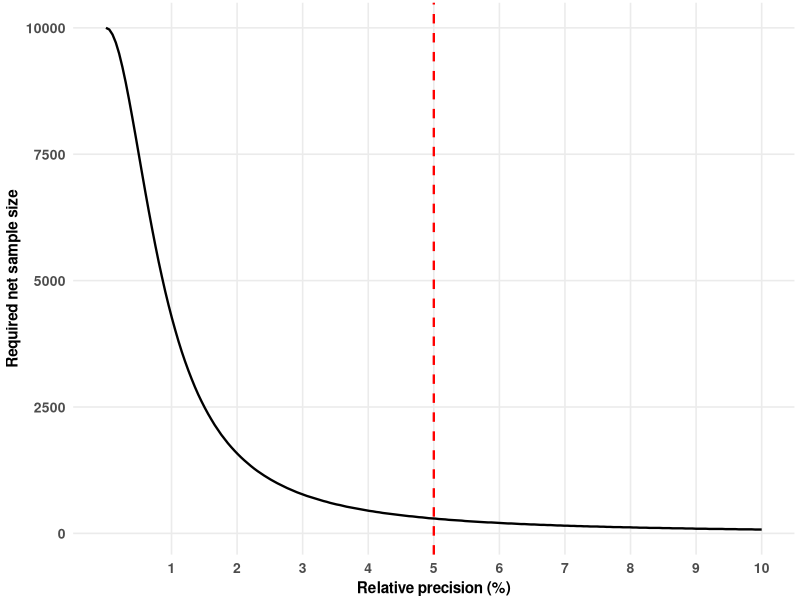
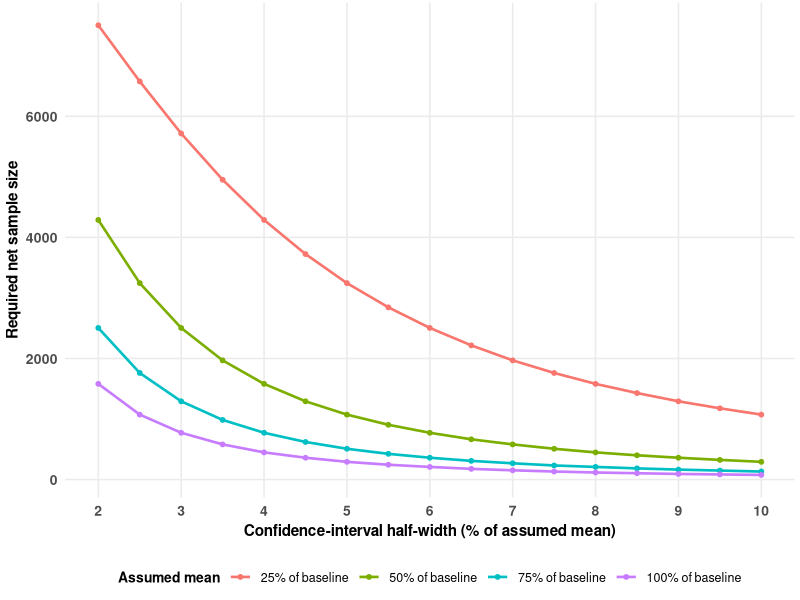
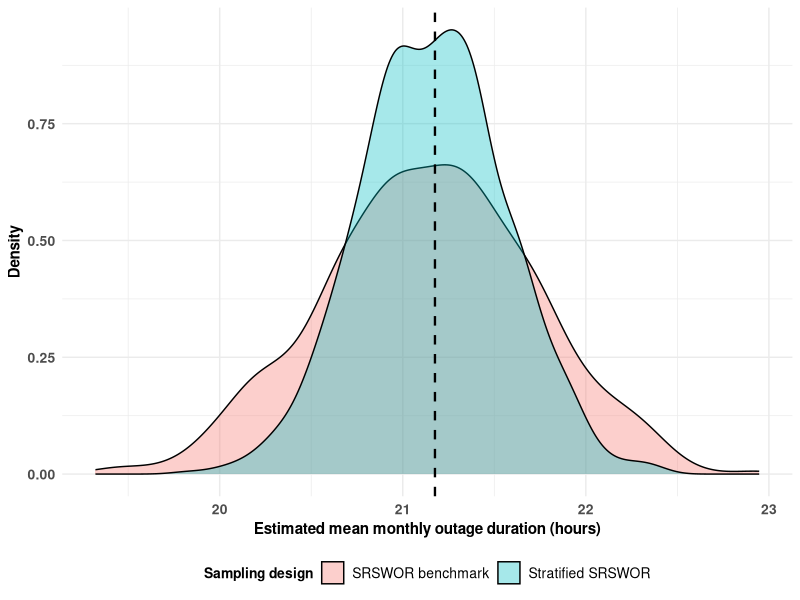

Recreate these plots in R, in order.
library(survey)
library(dplyr)
library(ggplot2)
library(xtable)
setwd("C:/Users/keleb/Desktop/2026 MS/Applied Sampling")

#Population-structure

strata_info <- data.frame(
  Stratum = 1:4,
  "Settlement type" = c(
    "Urban suburbs", "Townships",
    "Rural villages", "Informal settlements"
  ),
  "Population size Nh" = rep(2500L, 4)
)

print(
  xtable(
    strata_info,
    caption = "Finite-population structure by settlement type.",
    label = "tab:pop_struct",
    align = c("l", "c", "p{4.5cm}", "r")
  ),
  type = "latex",
  comment = FALSE,
  caption.placement = "bottom",
  booktabs = TRUE,
  include.rownames = FALSE,
  table.placement = "!ht"
)

#sample-size-calculation

N_h <- rep(2500,4) 
mu_h <- c(18, 30, 26, 14) 
sd_h <- c(8, 12, 11, 7) 
H <- length(N_h) 
N <- sum(N_h) 
W_h <- N_h / N 
planning_mean <- sum(W_h * mu_h) 
confidence_level <- 0.95 
z_value <- qnorm(1 - (1 - confidence_level) / 2) 
relative_precision <- 0.05 
target_half_width <- relative_precision * planning_mean 
nonresponse_rate <- 0.10 

stratified_variance <- function(n_total, N_h, sd_h) { 
  H <- length(N_h) 
  if (n_total %% H != 0) return(Inf) 
  n_h <- rep(n_total / H, H) 
  if (any(n_h <= 0) || any(n_h > N_h)) return(Inf) 
  W_h <- N_h / sum(N_h) 
  sum(W_h^2 * (1 - n_h / N_h) * sd_h^2 / n_h) 
} 

candidate_n <- seq(H, min(N_h) * H, by = H) 
candidate_half_width <- vapply( 
  candidate_n, 
  function(n) z_value * sqrt(stratified_variance(n, N_h, sd_h)), 
  numeric(1) 
) 
net_n <- candidate_n[which(candidate_half_width <= target_half_width)[1]] 
n_h_net <- rep(net_n / H, H) 

gross_n_raw <- ceiling(net_n / (1 - nonresponse_rate)) 
gross_n <- ceiling(gross_n_raw / H) * H 
n_h_gross <- rep(gross_n / H, H) 

sample_size_summary <- data.frame( 
  Quantity = c( 
    "Planning mean (hours)", "Target half-width (hours)", 
    "Required net sample size", "Net sample per stratum", 
    "Anticipated non-response rate", "Gross sample size", 
    "Gross sample per stratum" 
  ), 
  Value = c( 
    planning_mean, target_half_width, net_n, net_n / H, 
    nonresponse_rate, gross_n, gross_n / H 
  ) 
) 

print(
  xtable(
    sample_size_summary,
    caption = "Sample-size calculation using the planning assumptions.",
    label = "tab:sample_size",
    digits = 2,
    align = c("l", "p{6.5cm}", "r")
  ),
  type = "latex",
  comment = FALSE,
  caption.placement = "bottom",
  booktabs = TRUE,
  include.rownames = FALSE,
  table.placement = "!ht"
)


#Precision-sample-size-plot

#Continuous range of relative precision values
precision_grid <- seq(0.00, 0.10, length.out = 200)

#Required net sample size for each precision level
required_net_n <- vapply(precision_grid, function(p) {
  
  target_width <- p * planning_mean
  
  eligible_n <- candidate_n[
    candidate_half_width <= target_width
  ]
  
  if (length(eligible_n) == 0) {
    return(NA_real_)
  }
  
  min(eligible_n)
  
}, numeric(1))

#Prepare plotting data
precision_plot_data <- data.frame(
  Relative_Precision = precision_grid * 100,
  Required_Sample_Size = required_net_n
)

#Plot the relationship
ggplot(
  precision_plot_data,
  aes(x = Relative_Precision, y = Required_Sample_Size)
) +
  geom_line(linewidth = 0.8) +
  geom_vline(
    xintercept = relative_precision * 100,
    colour = "red",
    linetype = "dashed",
    linewidth = 0.8
  ) +
  labs(
    x = "Relative precision (%)",
    y = "Required net sample size"
  ) +
  scale_x_continuous(
    breaks = seq(1, 10, by = 1)
  ) +
  theme_minimal(base_size = 12) +
  theme(
    axis.title = element_text(face = "bold", size = 11),
    axis.text = element_text(face = "bold", size = 10),
    panel.grid.minor = element_blank(),
    plot.margin = margin(2, 4, 2, 4)
  )

#Sensitivity-analysis

planning_mean <- 22

mean_fractions <- c(0.25, 0.50, 0.75, 1.00)
relative_margins <- seq(0.02, 0.10, by = 0.005)

sensitivity_data <- expand.grid(
  fraction = mean_fractions,
  relative_margin = relative_margins
) %>%
  mutate(
    assumed_mean = fraction * planning_mean,
    target_d = relative_margin * assumed_mean
  )

sensitivity_data$required_n <- vapply(
  seq_len(nrow(sensitivity_data)),
  function(j) {
    
    d <- sensitivity_data$target_d[j]
    
    ok <- candidate_n[
      vapply(
        candidate_n,
        function(n) {
          z_value * sqrt(
            stratified_variance(n, N_h, sd_h)
          ) <= d
        },
        logical(1)
      )
    ]
    
    if (length(ok) == 0) NA_real_ else min(ok)
  },
  numeric(1)
)

sensitivity_data$scenario <- factor(
  paste0(sensitivity_data$fraction * 100, "% of baseline"),
  levels = paste0(mean_fractions * 100, "% of baseline")
)

ggplot(
  sensitivity_data,
  aes(
    x = relative_margin * 100,
    y = required_n,
    colour = scenario
  )
) +
  geom_line(linewidth = 0.9, na.rm = TRUE) +
  geom_point(size = 1.3, na.rm = TRUE) +
  labs(
    x = "Confidence-interval half-width (% of assumed mean)",
    y = "Required net sample size",
    colour = "Assumed mean"
  ) +
  scale_x_continuous(
    breaks = seq(2, 10, by = 1)
  ) +
  theme_minimal(base_size = 12) +
  theme(
    axis.title = element_text(face = "bold", size = 11),
    axis.text = element_text(face = "bold", size = 10),
    legend.title = element_text(face = "bold", size = 10),
    legend.text = element_text(size = 9),
    legend.position = "bottom",
    panel.grid.minor = element_blank(),
    plot.margin = margin(2, 4, 2, 4)
  )

#Generating population
set.seed(2554365)


# Number of strata 
H <- 4 

# Population sizes for each stratum 
N_h <- c(2500, 2500, 2500, 2500) 

# Settlement types 
strata_info <- data.frame( 
  stratum = 1:4, 
  settlement_type = c( 
    "Urban suburbs", 
    "Townships", 
    "Rural villages", 
    "Informal settlements" 
  ), 
  Nh = N_h 
) 

# Mean monthly outage hours for each stratum 
mu_h <- c(16, 32, 25, 12) 

# Standard deviations for each stratum 
sd_h <- c(sqrt(32), sqrt(80), sqrt(69.4), sqrt(24)) 

population <- bind_rows(lapply(seq_len(H), function(h) { 
  shape_h <- mu_h[h]^2 / sd_h[h]^2 
  scale_h <- sd_h[h]^2 / mu_h[h] 
  Nh <- N_h[h] 
  
  data.frame( 
    household_id = sprintf("HH%05d", sum(N_h[seq_len(h - 1)]) + seq_len(Nh)), 
    stratum = h, 
    settlement_type = strata_info$settlement_type[h], 
    grid_zone = paste0("Z", h, "_", sample(1:25, Nh, replace = TRUE)), 
    household_size = pmax(1L, rpois(Nh, lambda = 3) + 1L), 
    backup_power = rbinom( 
      Nh, size = 1, 
      prob = c(0.45, 0.20, 0.12, 0.08)[h] 
    ), 
    outage_hours = rgamma(Nh, shape = shape_h, scale = scale_h) 
  ) 
})) 

stopifnot( 
  nrow(population) == 10000, 
  !anyDuplicated(population$household_id), 
  all(population$outage_hours >= 0), 
  all(table(population$stratum) == 2500) 
) 

true_mean <- mean(population$outage_hours) 
true_total <- sum(population$outage_hours) 

population_summary <- population %>% 
  group_by(stratum, settlement_type) %>% 
  summarise( 
    Nh = n(), 
    finite_mean = mean(outage_hours), 
    finite_sd = sd(outage_hours), 
    finite_variance = var(outage_hours), 
    .groups = "drop" 
  ) 

knitr::kable( 
  population_summary, digits = 3, 
  caption = "Generated finite-population characteristics by stratum." 
) 

cat( 
  "True finite-population mean:", round(true_mean, 3), "hours\n\n", 
  "True finite-population total:", round(true_total, 2), "household-hours\n" 
) 

write.csv(population, "population.csv", row.names = FALSE) 


#Drawing-realised-sample
set.seed(2554365) 

selected_sample <- population %>% 
  group_by(stratum) %>% 
  slice_sample(n = gross_n / H, replace = FALSE) %>% 
  ungroup() %>% 
  group_by(stratum) %>% 
  mutate( 
    Nh = nrow(population) / H, 
    nh_gross = n(), 
    inclusion_probability = nh_gross / Nh, 
    base_weight = 1 / inclusion_probability, 
    respondent = rbinom(n(), size = 1, prob = 1 - nonresponse_rate) 
  ) %>% 
  ungroup() 

response_counts <- selected_sample %>% 
  group_by(stratum, settlement_type) %>% 
  summarise( 
    gross_selected = n(), 
    respondents = sum(respondent), 
    response_rate = mean(respondent), 
    .groups = "drop" 
  ) 

selected_sample <- selected_sample %>% 
  group_by(stratum) %>% 
  mutate( 
    responding_n = sum(respondent), 
    final_weight = ifelse( 
      respondent == 1, 
      (nrow(population) / H) / responding_n, 
      NA_real_ 
    ), 
    outage_hours_observed = ifelse( 
      respondent == 1, outage_hours, NA_real_ 
    ) 
  ) %>% 
  ungroup() 

knitr::kable( 
  response_counts, digits = 3, 
  caption = "Gross sample and realised response by stratum." 
) 

write.csv(selected_sample, "sample.csv", row.names = FALSE) 


#Survey-design-object
respondents <- selected_sample %>%
  filter(respondent == 1, !is.na(outage_hours_observed))

strat_design <- svydesign(
  ids = ~1,
  strata = ~stratum,
  weights = ~final_weight,
  fpc = ~Nh,
  data = respondents,
  nest = TRUE
)

#Stratified-estimation

strat_mean <- svymean(~outage_hours_observed, strat_design, deff = TRUE)
strat_estimate <- as.numeric(coef(strat_mean)[1])
strat_se <- as.numeric(SE(strat_mean)[1])
strat_variance <- strat_se^2
strat_ci <- as.numeric(confint(strat_mean)[1, ])
strat_cv <- 100 * strat_se / abs(strat_estimate)
strat_deff <- tryCatch(
  as.numeric(deff(strat_mean)[1]),
  error = function(e) NA_real_
)

strat_results_vertical <- data.frame(
  Metric = c(
    "Sampling Design",
    "Point Estimate (hours)",
    "Estimated Variance",
    "Standard Error",
    "95% CI Lower Bound",
    "95% CI Upper Bound",
    "Coefficient of Variation (%)",
    "Design Effect (DEFF)",
    "CI Half-Width (hours)"
  ),
  Value = c(
    "Stratified SRSWOR",
    round(strat_estimate, 4),
    round(strat_variance, 4),
    round(strat_se, 4),
    round(strat_ci[1], 4),
    round(strat_ci[2], 4),
    round(strat_cv, 4),
    round(strat_deff, 4),
    round((strat_ci[2] - strat_ci[1]) / 2, 4)
  )
)

# Print using xtable with bottom caption placement
print(
  xtable(
    strat_results_vertical, 
    caption = "Design-based estimates for the realised stratified sample.", 
    label = "tab:strat_est",
    align = c("l", "p{5.5cm}", "r")
  ),
  type = "latex",
  comment = FALSE,
  caption.placement = "bottom",
  booktabs = TRUE,
  include.rownames = FALSE,
  table.placement = "!ht"
)


#Srs-benchmark

set.seed(2554365)

strat_results <- data.frame(
  Design = "Stratified SRSWOR",
  Estimate = strat_estimate,
  Estimated_variance = strat_variance,
  Standard_error = strat_se,
  CI_lower = strat_ci[1],
  CI_upper = strat_ci[2],
  CV_percent = strat_cv,
  Design_effect = strat_deff,
  CI_half_width = (strat_ci[2] - strat_ci[1]) / 2
)

srs_sample <- population %>%
  slice_sample(n = gross_n, replace = FALSE) %>%
  mutate(
    Nh_total = N,
    inclusion_probability = gross_n / N,
    base_weight = 1 / inclusion_probability,
    respondent = rbinom(n(), size = 1, prob = 1 - nonresponse_rate)
  )

srs_respondents <- srs_sample %>%
  filter(respondent == 1) %>%
  mutate(
    final_weight = N / n(),
    outage_hours_observed = outage_hours
  )

srs_design <- svydesign(
  ids = ~1,
  weights = ~final_weight,
  fpc = ~Nh_total,
  data = srs_respondents
)

srs_mean <- svymean(~outage_hours_observed, srs_design, deff = TRUE)
srs_estimate <- as.numeric(coef(srs_mean)[1])
srs_se <- as.numeric(SE(srs_mean)[1])
srs_ci <- as.numeric(confint(srs_mean)[1, ])
srs_deff <- tryCatch(
  as.numeric(deff(srs_mean)[1]),
  error = function(e) NA_real_
)

srs_results <- data.frame(
  Design = "SRSWOR benchmark",
  Estimate = srs_estimate,
  Estimated_variance = srs_se^2,
  Standard_error = srs_se,
  CI_lower = srs_ci[1],
  CI_upper = srs_ci[2],
  CV_percent = 100 * srs_se / abs(srs_estimate),
  Design_effect = srs_deff,
  CI_half_width = (srs_ci[2] - srs_ci[1]) / 2
)

naive_strat_mean <- mean(respondents$outage_hours_observed)
naive_srs_mean <- mean(srs_respondents$outage_hours_observed)

comparison_realised <- bind_rows(strat_results, srs_results) %>%
  mutate(
    True_finite_population_mean = true_mean,
    Difference_from_truth = Estimate - true_mean,
    Unweighted_respondent_mean = c(naive_strat_mean, naive_srs_mean)
  )

# Transpose the horizontal comparison table into a 
#vertical 3-column format for good presentation
strat_vals <- unlist(comparison_realised[1, -1])
srs_vals <- unlist(comparison_realised[2, -1])

vertical_comparison <- data.frame(
  Metric = c(
    "Point Estimate (hours)",
    "Estimated Variance",
    "Standard Error",
    "95% CI Lower Bound",
    "95% CI Upper Bound",
    "Coefficient of Variation (%)",
    "Design Effect (DEFF)",
    "CI Half-Width (hours)",
    "True Population Mean (hours)",
    "Difference from Truth",
    "Unweighted Respondent Mean"
  ),
  "Stratified SRSWOR" = as.numeric(strat_vals),
  "SRSWOR benchmark" = as.numeric(srs_vals)
)

print(
  xtable(
    vertical_comparison,
    caption = "Realised-sample comparison with the true finite-population mean.",
    label = "tab:srs_benchmark",
    digits = 4,
    align = c("l", "p{5.5cm}", "r", "r")
  ),
  type = "latex",
  comment = FALSE,
  caption.placement = "bottom",
  booktabs = TRUE,
  include.rownames = FALSE,
  table.placement = "!ht"
)

#Weights-summary

weight_summary <- selected_sample %>%
  group_by(stratum, settlement_type) %>%
  summarise(
    Population_size = first(Nh),
    Gross_sample = n(),
    Respondents = sum(respondent),
    Inclusion_probability = first(inclusion_probability),
    Base_weight = first(base_weight),
    Final_weight_for_respondents = first(final_weight[respondent == 1]),
    .groups = "drop"
  )

# Transpose the table so metrics are rows and settlement strata are columns
#for presentation
metrics_mat <- as.matrix(weight_summary[, c(
  "Population_size", "Gross_sample", "Respondents", 
  "Inclusion_probability", "Base_weight", "Final_weight_for_respondents"
)])
t_mat <- t(metrics_mat)
colnames(t_mat) <- weight_summary$settlement_type

weights_vertical <- data.frame(
  Metric = c(
    "Population Size",
    "Gross Sample",
    "Respondents",
    "Inclusion Probability",
    "Base Weight",
    "Final Weight"
  ),
  check.names = FALSE
)
weights_vertical <- cbind(weights_vertical, as.data.frame(t_mat))

print(
  xtable(
    weights_vertical,
    caption = "Inclusion probabilities and sampling weights by stratum.",
    label = "tab:weights_summary",
    digits = 4,
    align = c("l", "p{4.2cm}", "r", "r", "r", "r")
  ),
  type = "latex",
  comment = FALSE,
  caption.placement = "bottom",
  booktabs = TRUE,
  include.rownames = FALSE,
  table.placement = "!ht"
)

#Precision-check

precision_check <- data.frame(
  Design = c("Stratified SRSWOR", "SRSWOR benchmark"),
  Estimated_half_width = c(
    strat_results$CI_half_width,
    srs_results$CI_half_width
  ),
  Required_half_width = target_half_width
) %>%
  mutate(
    Meets_target = Estimated_half_width <= Required_half_width
  )

print(
  xtable(
    precision_check,
    caption = "Assessment of the required confidence-interval half-width.",
    label = "tab:precision_check",
    digits = 4,
    align = c("l", "p{4.5cm}", "r", "r", "c")
  ),
  type = "latex",
  comment = FALSE,
  caption.placement = "bottom",
  booktabs = TRUE,
  include.rownames = FALSE,
  table.placement = "H"
)


#simulation-functions
one_stratified_rep <- function(pop, seed) {
  set.seed(seed)
  
  ss <- pop %>%
    group_by(stratum) %>%
    slice_sample(n = gross_n / H, replace = FALSE) %>%
    ungroup() %>%
    mutate(respondent = rbinom(n(), 1, 1 - nonresponse_rate))
  
  ss_resp <- ss %>%
    filter(respondent == 1) %>%
    group_by(stratum) %>%
    mutate(
      Nh = N_h[first(stratum)],
      final_weight = Nh / n()
    ) %>%
    ungroup()
  
  if (n_distinct(ss_resp$stratum) != H) return(NULL)
  
  des <- svydesign(
    ids = ~1, strata = ~stratum, weights = ~final_weight,
    fpc = ~Nh, data = ss_resp, nest = TRUE
  )
  
  est <- svymean(~outage_hours, des)
  ci <- as.numeric(confint(est)[1, ])
  
  data.frame(
    estimate = as.numeric(coef(est)[1]),
    se = as.numeric(SE(est)[1]),
    lower = ci[1],
    upper = ci[2]
  )
}

one_srs_rep <- function(pop, seed) {
  set.seed(seed)
  
  ss <- pop %>%
    slice_sample(n = gross_n, replace = FALSE) %>%
    mutate(respondent = rbinom(n(), 1, 1 - nonresponse_rate)) %>%
    filter(respondent == 1)
  
  if (nrow(ss) == 0) return(NULL)
  
  ss <- ss %>%
    mutate(
      N_total = N,
      final_weight = N / nrow(ss)
    )
  
  des <- svydesign(
    ids = ~1, weights = ~final_weight,
    fpc = ~N_total, data = ss
  )
  
  est <- svymean(~outage_hours, des)
  ci <- as.numeric(confint(est)[1, ])
  
  data.frame(
    estimate = as.numeric(coef(est)[1]),
    se = as.numeric(SE(est)[1]),
    lower = ci[1],
    upper = ci[2]
  )
}

#Running-simulation
R <- 1000
simulation_seeds <- 50000 + seq_len(R)

strat_sim <- bind_rows(lapply(
  simulation_seeds,
  function(s) {
    ans <- one_stratified_rep(population, s)
    if (is.null(ans)) {
      repeat {
        s <- s + 100000
        ans <- one_stratified_rep(population, s)
        if (!is.null(ans)) break
      }
    }
    ans
  }
))

srs_sim <- bind_rows(lapply(
  simulation_seeds,
  function(s) {
    ans <- one_srs_rep(population, s + 200000)
    if (is.null(ans)) {
      repeat {
        s <- s + 100000
        ans <- one_srs_rep(population, s + 200000)
        if (!is.null(ans)) break
      }
    }
    ans
  }
))

stopifnot(nrow(strat_sim) == R, nrow(srs_sim) == R)

#Simulation-summary

summarise_performance <- function(results, design_name, truth) {
  bias <- mean(results$estimate - truth)
  coverage <- mean(results$lower <= truth & results$upper >= truth)
  
  data.frame(
    Design = design_name,
    Bias = bias,
    Relative_bias_percent = 100 * bias / truth,
    Empirical_SE = sd(results$estimate),
    Average_estimated_SE = mean(results$se),
    RMSE = sqrt(mean((results$estimate - truth)^2)),
    Coverage_percent = 100 * coverage,
    Coverage_MCSE_percent = 100 * sqrt(coverage * (1 - coverage) / nrow(results)),
    Average_CI_width = mean(results$upper - results$lower)
  )
}

simulation_summary <- bind_rows(
  summarise_performance(strat_sim, "Stratified SRSWOR", true_mean),
  summarise_performance(srs_sim, "SRSWOR benchmark", true_mean)
)

empirical_deff <- var(strat_sim$estimate) / var(srs_sim$estimate)
simulation_summary$Empirical_DEFF_relative_to_SRS <- c(empirical_deff, 1)

# Transpose into a vertical 3-column format (Metric, Stratified, SRSWOR)
strat_vals <- unlist(simulation_summary[1, -1])
srs_vals <- unlist(simulation_summary[2, -1])

vertical_sim_summary <- data.frame(
  Metric = c(
    "Bias",
    "Relative Bias (%)",
    "Empirical SE",
    "Average Estimated SE",
    "RMSE",
    "Coverage (%)",
    "Coverage MCSE (%)",
    "Average CI Width",
    "Empirical DEFF (rel. to SRS)"
  ),
  "Stratified SRSWOR" = as.numeric(strat_vals),
  "SRSWOR benchmark" = as.numeric(srs_vals),
  check.names = FALSE
)

print(
  xtable(
    vertical_sim_summary,
    caption = "Monte Carlo performance measures based on 1,000 repetitions.",
    label = "tab:sim_summary",
    digits = 4,
    align = c("l", "p{5.5cm}", "r", "r")
  ),
  type = "latex",
  comment = FALSE,
  caption.placement = "bottom",
  booktabs = TRUE,
  include.rownames = FALSE,
  table.placement = "H"
)

#simulation-estimate-distributions
simulation_plot_data <- bind_rows(
  strat_sim %>% mutate(Design = "Stratified SRSWOR"),
  srs_sim %>% mutate(Design = "SRSWOR benchmark")
)

ggplot(simulation_plot_data, aes(x = estimate, fill = Design)) +
  geom_density(alpha = 0.35) +
  geom_vline(xintercept = true_mean, linetype = "dashed", linewidth = 0.8) +
  labs(
    x = "Estimated mean monthly outage duration (hours)",
    y = "Density",
    fill = "Sampling design"
  ) +
  theme_minimal(base_size = 11) +
  theme(
    legend.position = "bottom",
    axis.text = element_text(size = 10, face = "bold"),
    axis.title = element_text(size = 11, face = "bold"),
    legend.text = element_text(size = 10),
    legend.title = element_text(size = 10, face = "bold")
  )
